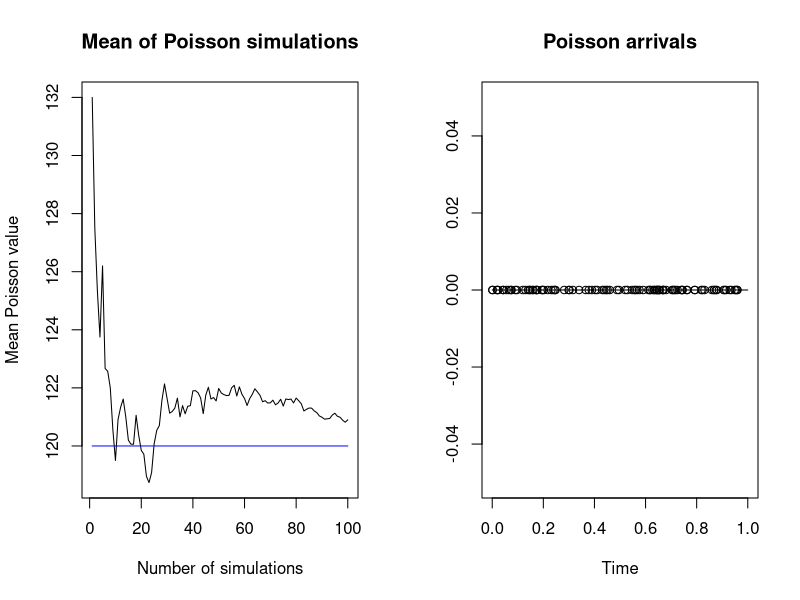

The R script that drew this image:
#Poisson Random Variable Simulation 


poissonmean <- 120 #<-- U =120 , H = 15, M = .25
maxSamples = 100 # CHANGED BETWEEN 100, 10000, 100000 
#<-- Will change based on the simulation choices
threshold = 1 #<-- The process will stop generating arrivals after this value


par(mfrow=c(1,2))    # set the plotting area into a 1*2 array
#x <- seq(minX,maxX,0.1)
#plot(x, integrand(x),type = 'l',
#     col='black',main="f(x) = 3 x^2 + 1",ylab="f(x)")


####################################################
# Ensure enough inter-arrival values are generated #
####################################################

samplestogenerate=floor(10*threshold*max(poissonmean,1))


#############################################
# Simulate the arrival intervals, then count #
# number required to pass the threshhold     #
##############################################
outcomes=rep(0,maxSamples)
averages=rep(0,maxSamples)

for (j in seq(from=1,to=maxSamples,by=1))
{
  
  arrivalintervals = rexp(samplestogenerate,poissonmean)
  
  poissontotal=arrivalintervals[1]

if(poissontotal > threshold) 
{
  outcomes[j]=0
} else
{
    while(poissontotal<threshold)
    {
      outcomes[j]=outcomes[j]+1
      poissontotal=poissontotal+arrivalintervals[outcomes[j]+1]
      
    }
}  
  
#Compute an average of all outcomes of the experiment at each stage  
  averages[j]=mean(outcomes[1:j])
}


#Display the mean value of the Poisson random variable over all simulations
cat("Observed mean value of the Poisson R.V. in a simulation with",maxSamples,  "data points = ",averages[maxSamples],"\n")
cat("Proportion of the observed values of the Poisson R.V. below the mean in a simulation with",maxSamples,  "data points = ",length(outcomes[outcomes<=poissonmean])/maxSamples,"\n")




#Plot the evolution of the averages

plot(seq(from=1,to=maxSamples,by=1),averages,type='l',col='black',
      xlab="Number of simulations",ylab="Mean Poisson value",
     main="Mean of Poisson simulations")
lines(seq(from=1,to=maxSamples,by=1),rep(poissonmean,maxSamples),col='blue')

#####################################################################
# Plot one set of simulated arrival times up to the threshold value #
#####################################################################


arrivalintervals = rexp(samplestogenerate,poissonmean)

poissontimetotal=0
outcome=0

if(arrivalintervals[1]>threshold)
{
  outcome=0
} else

{
 while(poissontimetotal<threshold)
  {
    outcome=outcome+1
    poissontimetotal=poissontimetotal+arrivalintervals[outcome+1]
  }
}

if(outcome==0)
{
  plot(c(0,threshold),rep(0,2),
       type = 'l',col='black',
       main="Poisson arrivals",ylab="",
       xlab="Time",ylim=c(-0.05,0.05))
} else 
{
  arrivaltimes=rep(0,outcome)
  for(j in seq(from=1,to=outcome,by=1))
  {
    arrivaltimes[j]=sum(arrivalintervals[1:j])
  }

  plot(arrivaltimes[1:outcome],rep(0,outcome),
       type = 'p',col='black',
       main="Poisson arrivals",ylab="",
      xlab="Time",xlim=c(0,threshold),ylim=c(-0.05,0.05))
  lines(seq(0,ceiling(2/poissonmean),by=1),rep(0,ceiling(2/poissonmean)+1),type='l')
}
